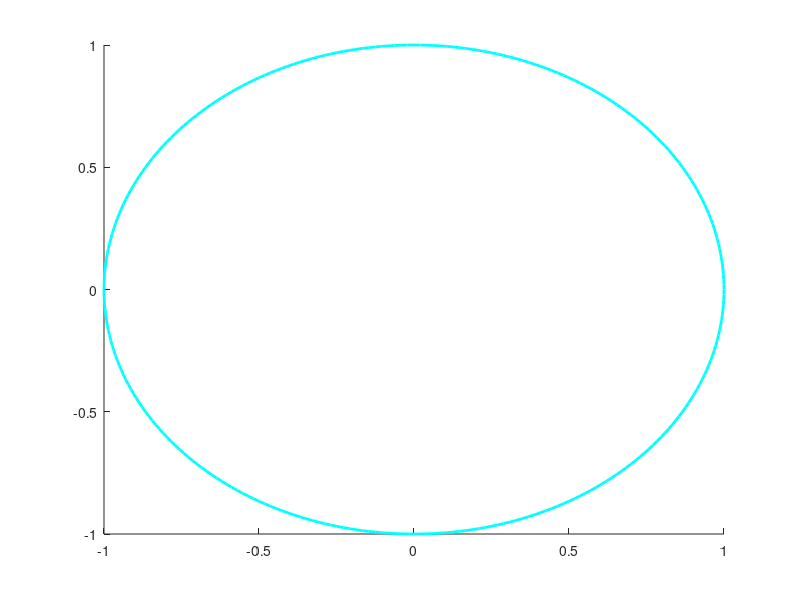

Source code (MATLAB):
function h=ellipse(ra,rb,ang,x0,y0,C,Nb)
% Ellipse adds ellipses to the current plot
%
% ELLIPSE(ra,rb,ang,x0,y0) adds an ellipse with semimajor axis of ra,
% a semimajor axis of radius rb, a semimajor axis of ang, centered at
% the point x0,y0.
%
% The length of ra, rb, and ang should be the same. 
% If ra is a vector of length L and x0,y0 scalars, L ellipses
% are added at point x0,y0.
% If ra is a scalar and x0,y0 vectors of length M, M ellipse are with the same 
% radii are added at the points x0,y0.
% If ra, x0, y0 are vectors of the same length L=M, M ellipses are added.
% If ra is a vector of length L and x0, y0 are  vectors of length
% M~=L, L*M ellipses are added, at each point x0,y0, L ellipses of radius ra.
%
% ELLIPSE(ra,rb,ang,x0,y0,C)
% adds ellipses of color C. C may be a string ('r','b',...) or the RGB value. 
% If no color is specified, it makes automatic use of the colors specified by 
% the axes ColorOrder property. For several circles C may be a vector.
%
% ELLIPSE(ra,rb,ang,x0,y0,C,Nb), Nb specifies the number of points
% used to draw the ellipse. The default value is 300. Nb may be used
% for each ellipse individually.
%
% h=ELLIPSE(...) returns the handles to the ellipses.
%
% as a sample of how ellipse works, the following produces a red ellipse
% tipped up at a 45 deg axis from the x axis
% ellipse(1,2,pi/8,1,1,'r')
%
% note that if ra=rb, ELLIPSE plots a circle
%

% written by D.G. Long, Brigham Young University, based on the
% CIRCLES.m original 
% written by Peter Blattner, Institute of Microtechnology, University of 
% Neuchatel, Switzerland, blattner@imt.unine.ch


% Check the number of input arguments 

if nargin<1,
  ra=[];
end;
if nargin<2,
  rb=[];
end;
if nargin<3,
  ang=[];
end;

%if nargin==1,
%  error('Not enough arguments');
%end;

if nargin<5,
  x0=[];
  y0=[];
end;
 
if nargin<6,
  C=[];
end

if nargin<7,
  Nb=[];
end

% set up the default values

if isempty(ra),ra=1;end;
if isempty(rb),rb=1;end;
if isempty(ang),ang=0;end;
if isempty(x0),x0=0;end;
if isempty(y0),y0=0;end;
if isempty(Nb),Nb=300;end;
if isempty(C),C=get(gca,'colororder');end;

% work on the variable sizes

x0=x0(:);
y0=y0(:);
ra=ra(:);
rb=rb(:);
ang=ang(:);
Nb=Nb(:);

if isstr(C),C=C(:);end;

if length(ra)~=length(rb),
  error('length(ra)~=length(rb)');
end;
if length(x0)~=length(y0),
  error('length(x0)~=length(y0)');
end;

% how many inscribed elllipses are plotted

if length(ra)~=length(x0)
  maxk=length(ra)*length(x0);
else
  maxk=length(ra);
end;

% drawing loop

for k=1:maxk
  
  if length(x0)==1
    xpos=x0;
    ypos=y0;
    radm=ra(k);
    radn=rb(k);
    if length(ang)==1
      an=ang;
    else
      an=ang(k);
    end;
  elseif length(ra)==1
    xpos=x0(k);
    ypos=y0(k);
    radm=ra;
    radn=rb;
    an=ang;
  elseif length(x0)==length(ra)
    xpos=x0(k);
    ypos=y0(k);
    radm=ra(k);
    radn=rb(k);
    an=ang(k);
  else
    rada=ra(fix((k-1)/size(x0,1))+1);
    radb=rb(fix((k-1)/size(x0,1))+1);
    an=ang(fix((k-1)/size(x0,1))+1);
    xpos=x0(rem(k-1,size(x0,1))+1);
    ypos=y0(rem(k-1,size(y0,1))+1);
  end;

  co=cos(an);
  si=sin(an);
  the=linspace(0,2*pi,Nb(rem(k-1,size(Nb,1))+1,:)+1);
%  x=radm*cos(the)*co-si*radn*sin(the)+xpos;
%  y=radm*cos(the)*si+co*radn*sin(the)+ypos;
  h(k)=line(radm*cos(the)*co-si*radn*sin(the)+xpos,...
      radm*cos(the)*si+co*radn*sin(the)+ypos, 'LineWidth', 2);
  %set(h(k),'color', C(rem(k-1,size(C,1))+1,:));
  set(h(k),'color', 'c');

end;

